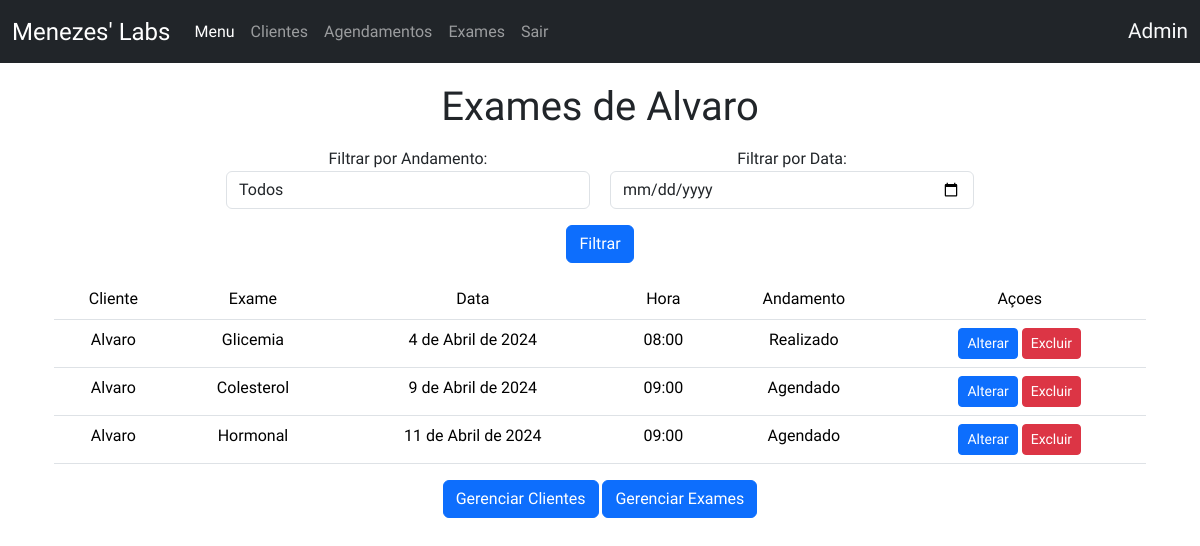
The app's page /usuarios/4/ (signed in), older data.
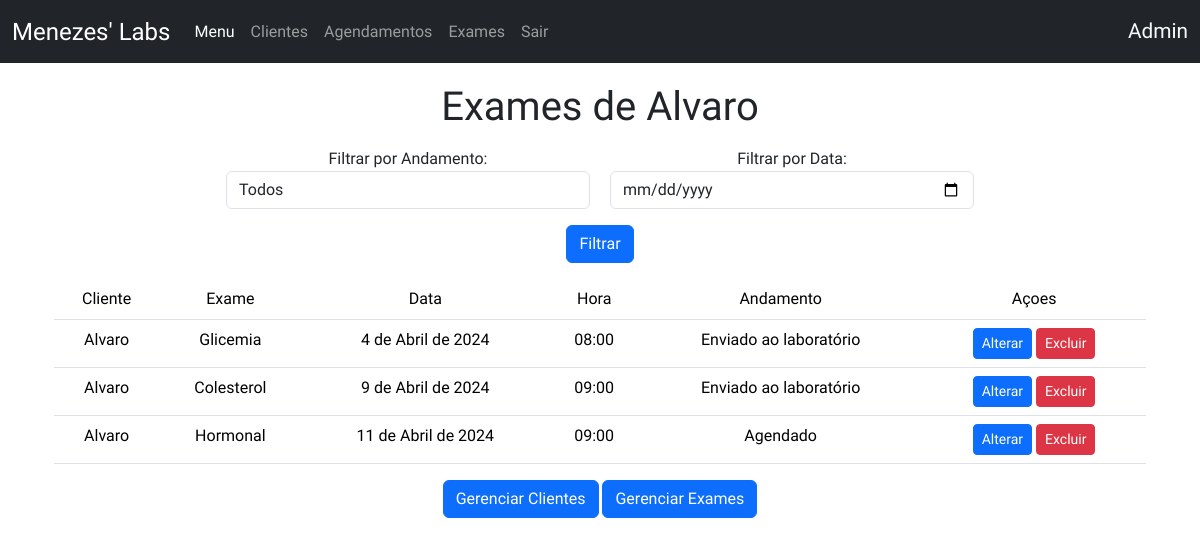
The same page, newer data.
### crud/models.py (models this page shows, shortened)
class Base(models.Model):
    criado = models.DateTimeField(verbose_name ='Criado em',auto_now_add=True)
    modificado = models.DateTimeField(verbose_name ='Modificado em',auto_now=True)
    ativo = models.BooleanField(verbose_name ='Ativo?',default=True)
    class Meta:
        abstract = True

class AgendamentoExame(Base):
    exame = models.ForeignKey(Exame,verbose_name='Exame',on_delete=models.CASCADE)
    data = models.DateField('Data',auto_now=False,auto_now_add=False)
    usuario = models.ForeignKey(User,verbose_name='Usuário',on_delete=models.CASCADE)
    HORARIO_CHOICES = (
    ('07:00', '07:00'),
    ('08:00', '08:00'),
    ('09:00', '09:00'),
    ('10:00', '10:00'),
    ('11:00', '11:00'),
    ('13:00', '13:00'),
    ('14:00', '14:00'),
    ('15:00', '15:00'),
    ('16:00', '16:00'),
    ('17:00', '17:00'),
)
    ANDAMENTO_CHOICES = (
        ('Agendado', 'Agendado'),
        ('Realizado', 'Realizado'),
        ('Enviado ao laboratório', 'Enviado ao laboratório'),
        ('Concluído', 'Concluído'),
        ('Cancelado', 'Cancelado'),
    )
    horario = models.CharField(verbose_name ='Horário', max_length = 5 ,choices=HORARIO_CHOICES)
    andamento = models.CharField(verbose_name ='Andamento',max_length=30,choices=ANDAMENTO_CHOICES,default='Agendado')
    resultado = models.FileField('Resultado',upload_to='pdfs/',null=True,blank=True)
    class Meta:
        verbose_name = 'Agendamento'
        verbose_name_plural = 'Agendamentos'
        ordering = ['data','horario']

class Exame(Base):
    nome = models.CharField('Nome',max_length=100)
    def __str__(self):
        return self.nome
    class Meta:
        verbose_name = 'Exame'
        verbose_name_plural = 'Exames'
        ordering = ['nome']

### crud/views.py (the view)
# urls.py: path('usuarios/<int:pk>/', AdminUserDetailView.as_view(), name='usuario_detail_admin'),
class AdminUserDetailView(UserPassesTestMixin, DetailView):
    model = User
    template_name = 'adm/cliente/detail.html'
    context_object_name = 'usuario'
    def test_func(self):
        return self.request.user.is_superuser
    def get_context_data(self, **kwargs):
        context = super().get_context_data(**kwargs)
        filtro_andamento = self.request.GET.get('filtro_andamento')
        filtro_data = self.request.GET.get('filtro_data')
        usuario = self.get_object()
        agendamentos = usuario.agendamentoexame_set.all()
        if filtro_andamento:
            agendamentos = agendamentos.filter(andamento=filtro_andamento)
        if filtro_data:
            agendamentos = agendamentos.filter(data=filtro_data)
        context['usuario_nome'] = usuario.username.capitalize()
        context['agendamentos'] = agendamentos
        return context

### crud/templates/adm/cliente/detail.html (shortened to what this page needs)
{% extends 'base.html' %}
{% block content %}
<main style="text-align: center;">
    <h1 class="mt-1">Exames de {{usuario_nome}}</h1>
    <div class="container mt-3 ">
        <form class="mb-3" method="get" action="">
            <div class="form-row" style="display: flex; gap:20px; justify-content: center;">
                <div class="col-md-4 mb-3">
                    <label for="filtro_andamento">Filtrar por Andamento:</label>
                    <select class="form-control" name="filtro_andamento" id="filtro_andamento">
                        <option value="">Todos</option>
                    </select>
                </div>
                <div class="col-md-4 mb-3">
                    <label for="filtro_data">Filtrar por Data:</label>
                    <input type="date" class="form-control" name="filtro_data" id="filtro_data">
                </div>
            </div>
            <button type="submit" class="btn btn-primary">Filtrar</button>
        </form>
        <table class="table">
            <thead>
                <tr>
                    <th>Cliente</th>
                    <th>Exame</th>
                    <th>Data</th>
                    <th>Hora</th>
                    <th>Andamento</th>
                    <th>Açoes</th>
                </tr>
            </thead>
            <tbody>
                {% for agendamento in agendamentos %}
                <tr>
                    <td>{{ agendamento.usuario|capfirst }}</td>
                    <td>{{ agendamento.exame }}</td>
                    <td>{{ agendamento.data }}</td>
                    <td>{{ agendamento.horario }}</td>
                    <td>{{ agendamento.andamento }}</td>
                    <td>
                        <a href="{% url 'update_admin' pk=agendamento.pk %}" class="btn btn-primary btn-sm">Alterar</a>
                        <a href="{% url 'delete_admin' pk=agendamento.pk %}" class="btn btn-danger btn-sm">Excluir</a>
                    </td>
                </tr>
                {% endfor %}
            </tbody>
        </table>
        <a class="btn btn-primary mb-4" href="{% url 'usuarios_admin' %}">Gerenciar Clientes</a>
        <a class="btn btn-primary mb-4" href="">Gerenciar Exames</a>
    </div>
</main>
{% endblock %}

Row changes from the older to the newer data that the page shows:
changed AgendamentoExame "4 de Abril de 2024": andamento "Realizado" → "Enviado ao laboratório"
changed AgendamentoExame "9 de Abril de 2024": andamento "Agendado" → "Enviado ao laboratório"
